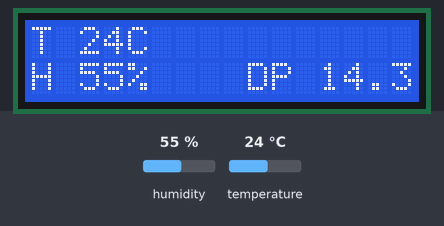
A sketch run on a simulated Arduino Uno, built with avr-gcc and run on an emulated ATmega328P. Shown: 16×2 character LCD. The test bench sets the inputs (shaded band); at power-on: humidity 55 %, temperature 24 °C.

Above: at 2.2 s.
2.3 s: humidity set to 22 %
At 4.2 s:
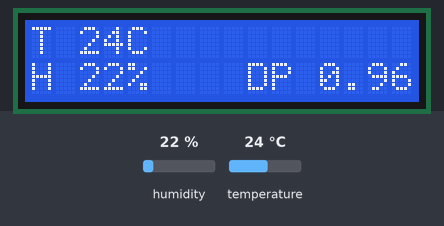
4.6 s: temperature set to 12 °C
At 6.3 s:
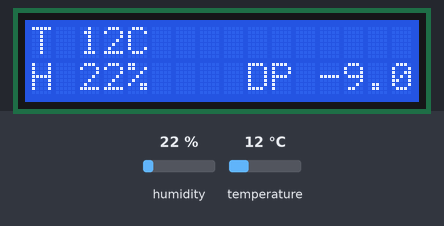
6.6 s: humidity set to 40 %
At 7.6 s:
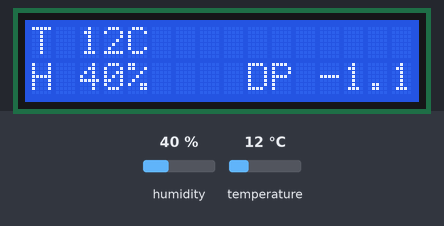
8.7 s: temperature set to 19 °C
At 9.9 s:
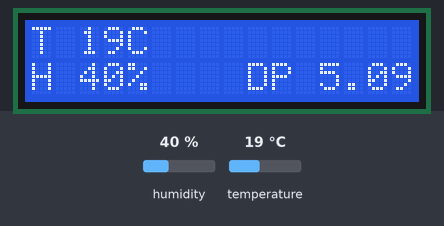
Timing chart, 0 to 11.7 s (numbered marks = the images above; inputs shaded):
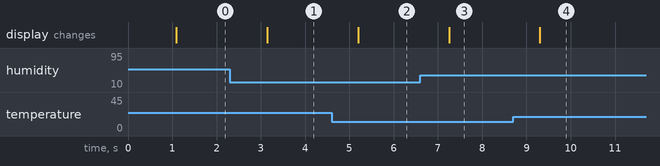

Measured:
- after the input at 2.3 s, the display: changes after 0.84 s (image 1)
- after the input at 4.6 s, the display: changes after 0.60 s (image 2)
- after the input at 6.6 s, the display: changes after 0.65 s (image 3)
- after the input at 8.7 s, the display: changes after 0.60 s (image 4)

The sketch:

DHT11_Arduino_Thermostate.ino
```cpp
// (licence header left out)
#include <math.h>
#include <dht11.h>
#include <LiquidCrystal.h>

LiquidCrystal lcd(12, 11, 5, 4, 3, 2);

dht11 DHT11;
#define DHT11PIN 8
unsigned long UpdateDelay = 1000UL;

// reference: http://en.wikipedia.org/wiki/Dew_point
double dewPointFast(double temperature, double humidity)
{
 double a = 17.271;
 double b = 237.7;
 double temp = (a * temperature) / (b + temperature) + log(humidity*0.01);
 double Td = (b * temp) / (a - temp);
 return Td;
}

void setup()
{
 delay(1000);
 lcd.begin(16, 2);
}

void loop()
{
 DHT11.read(DHT11PIN);

 lcd.setCursor(0, 0);
 lcd.print("T ");
 lcd.print(DHT11.temperature);
 lcd.print("C");
 lcd.setCursor(0, 1);
 lcd.print("H ");
 lcd.print(DHT11.humidity);
 lcd.print("%");
 lcd.setCursor(9, 1);
 lcd.print("DP ");
 lcd.print((double)dewPointFast((double)DHT11.temperature, (double)DHT11.humidity));
 lcd.print("C");

 delay(UpdateDelay);
}
```
